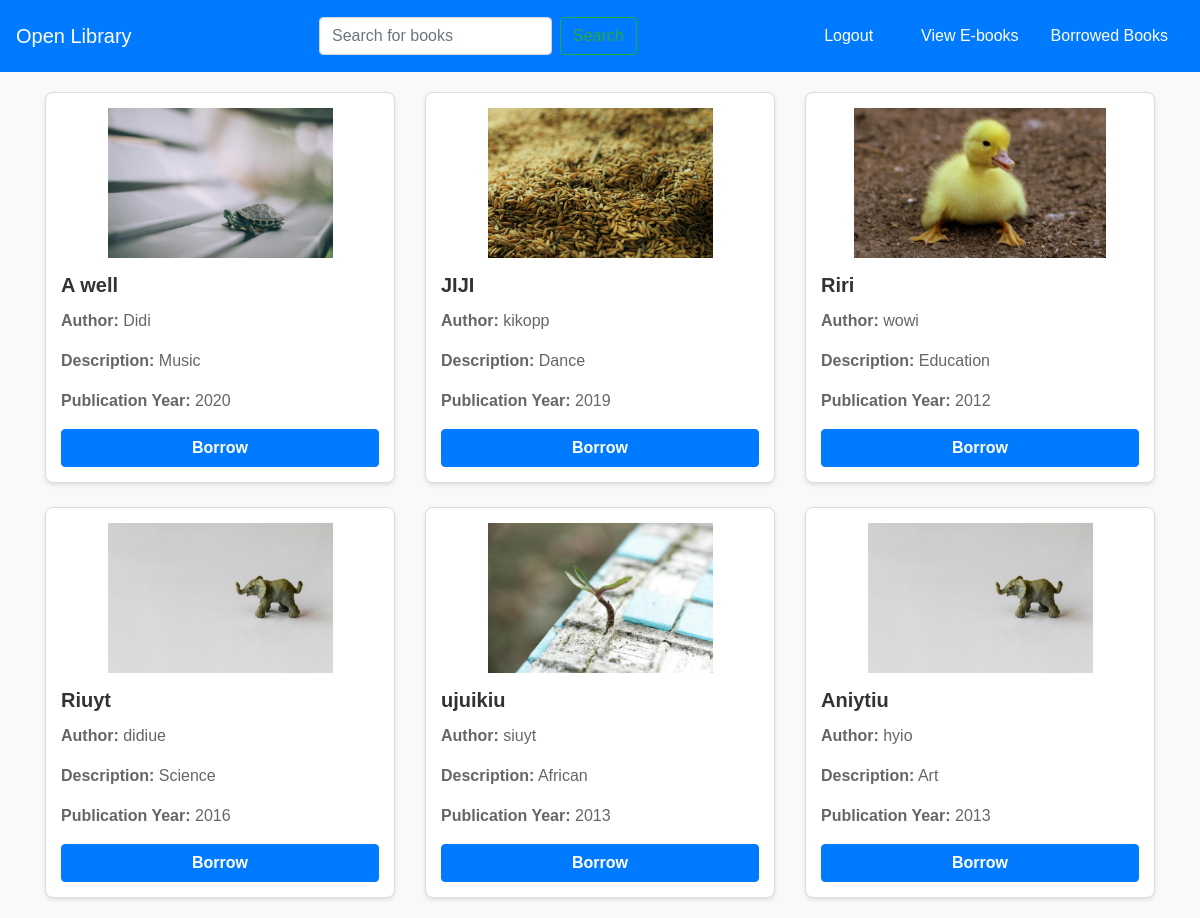
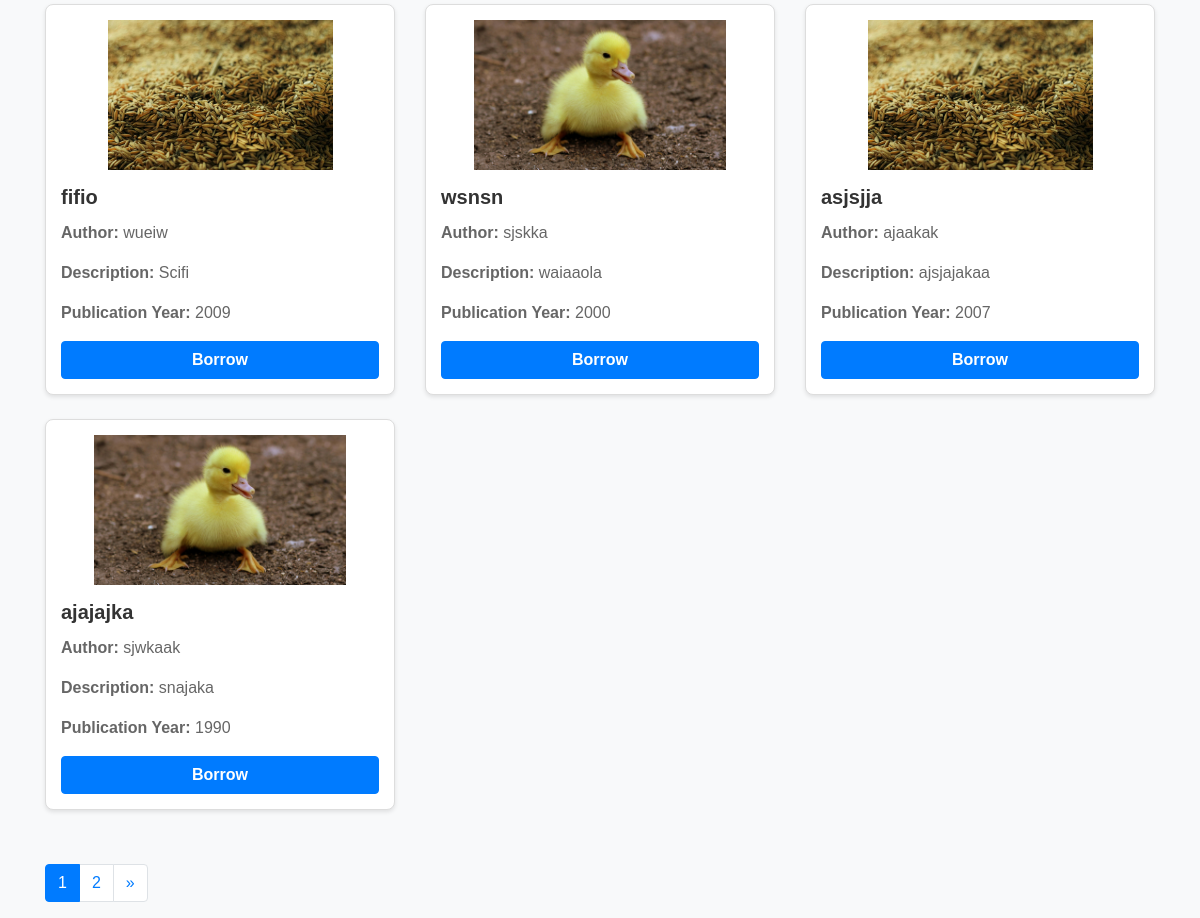
The app's page /view_books (signed in) with its own data (2 pictures, top to bottom).
### models.py (models this page shows, shortened)
class Book(db.Model):
    id = db.Column(db.Integer, primary_key=True)
    picture = db.Column(db.String(120), nullable=True)
    title = db.Column(db.String(150), nullable=False)
    author = db.Column(db.String(100), nullable=False)
    isbn = db.Column(db.String(20), unique=True, nullable=False)
    genre = db.Column(db.String(50), nullable=True)
    description = db.Column(db.String(50), nullable=False)
    publication_year = db.Column(db.Integer)
    available_quantity = db.Column(db.Integer, default=1)
    total_quantity = db.Column(db.Integer, default=1)
    shelf = db.Column(db.String(100), nullable=False)

### app.py (the view)
@app.route('/view_books', methods=['GET'])
def view_books():
    page = request.args.get('page', 1, type=int)
    per_page = 10
    books = Book.query.paginate(page=page, per_page=per_page)
    if 'member_id' not in session:
        flash('Please log in to access this page.', 'warning')
        return redirect(url_for('mlogin'))
    return render_template('view_books.html', books=books)

### templates/view_books.html (shortened to what this page needs)
<!DOCTYPE html>
<html lang="en">
<head>
    <link href="https://stackpath.bootstrapcdn.com/bootstrap/4.5.2/css/bootstrap.min.css" rel="stylesheet">
</head>
<body>
    <nav class="navbar navbar-expand-lg navbar-light bg-light w-100">
        <a class="navbar-brand" href="#">Open Library</a>
        <div class="collapse navbar-collapse" id="navbarNav">
            <div class="ml-auto d-flex">
                <form method="GET" action="{{ url_for('search_books') }}" class="form-inline my-2 my-lg-0">
                    <input class="form-control mr-sm-2" type="search" placeholder="Search for books" name="query" aria-label="Search">
                    <button class="btn btn-outline-success my-2 my-sm-0" type="submit">Search</button>
                </form>
            </div>
            <div class="ml-auto d-flex">
                <a class="nav-link mr-3" href="{{ url_for('mlogout') }}">Logout</a>
                <a class="nav-link" href="{{ url_for('view_ebooks') }}">View E-books</a>
                <a class="nav-link" href="{{ url_for('member_loans', member_id=session['member_id']) }}">Borrowed Books</a>
            </div>
        </div>
    </nav>
    <div class="container">
        {% if books %}
        <div class="row">
            {% for book in books.items %}
            <div class="col-md-4 mb-4">
                <div class="card h-100">
                    <div class="card-body">
                        {% if book.picture %}
                        <img src="{{ url_for('static', filename='uploads/' + book.picture) }}" alt="{{ book.title }}" class="img-fluid">
                        {% else %}
                        <p>No image available</p>
                        {% endif %}
                        <h5 class="card-title">{{ book.title }}</h5>
                        <p class="card-text"><strong>Author:</strong> {{ book.author }}</p>
                        <p class="card-text"><strong>Description:</strong> {{ book.description }}</p>
                        <p class="card-text"><strong>Publication Year:</strong> {{ book.publication_year }}</p>
                        {% if book.available_quantity > 0 %}
                        <form id="borrow-form" action="{{ url_for('borrow_book', book_id=book.id) }}" method="POST">
                            <button type="submit" class="btn btn-primary">Borrow</button>
                        </form>
                        {% else %}
                        <span class="text-danger">Not Available</span>
                        {% endif %}
                    </div>
                </div>
            </div>
            {% endfor %}
        </div>
        {% else %}
        <p class="no-books">No books available at the moment.</p>
        {% endif %}
        <nav aria-label="Page navigation">
            <ul class="pagination">
                {% for page_num in range(1, books.pages + 1) %}
                <li class="page-item {% if books.page == page_num %}active{% endif %}">
                    <a class="page-link" href="{{ url_for('view_books', page=page_num) }}">{{ page_num }}</a>
                </li>
                {% endfor %}
                {% if books.has_next %}
                <li class="page-item">
                    <a class="page-link" href="{{ url_for('view_books', page=books.next_num) }}" aria-label="Next">
                        <span aria-hidden="true">&raquo;</span>
                    </a>
                </li>
                {% endif %}
            </ul>
        </nav>
    </div>
</body>
</html>

### templates/view_books.html (style rules this page uses)
body { background-color: #f8f9fa; font-family: Arial, sans-serif; }
.navbar { background-color: #007bff !important; width: 100%; padding: 1rem; margin: 0; }
.navbar-brand, .nav-link { color: #fff !important; }
.card { border: 1px solid #ddd; border-radius: 8px; overflow: hidden; box-shadow: 0 2px 4px rgba(0, 0, 0, 0.1); transition: transform 0.2s; }
.card-body { padding: 15px; }
.card-title { font-size: 1.25rem; font-weight: bold; color: #333; }
.card-text { color: #666; }
.btn-primary { background-color: #007bff; border-color: #007bff; width: 100%; font-size: 16px; font-weight: bold; }
.container { margin-top: 20px; }
.row { margin-bottom: 30px; }
img { display: block; margin: 0 auto 15px; max-height: 150px; object-fit: cover; }

### records on screen
Book: picture (picture), title "A well", author "Didi", description "Music", publication_year "2020"
Book: picture (picture), title "JIJI", author "kikopp", description "Dance", publication_year "2019"
Book: picture (picture), title "Riri", author "wowi", description "Education", publication_year "2012"
Book: picture (picture), title "Riuyt", author "didiue", description "Science", publication_year "2016"
Book: picture (picture), title "ujuikiu", author "siuyt", description "African", publication_year "2013"
Book: picture (picture), title "Aniytiu", author "hyio", description "Art", publication_year "2013"
Book: picture (picture), title "fifio", author "wueiw", description "Scifi", publication_year "2009"
Book: picture (picture), title "wsnsn", author "sjskka", description "waiaaola", publication_year "2000"
Book: picture (picture), title "asjsjja", author "ajaakak", description "ajsjajakaa", publication_year "2007"
Book: picture (picture), title "ajajajka", author "sjwkaak", description "snajaka", publication_year "1990"

### other values on screen
{{ page_num }} "1" "2"
